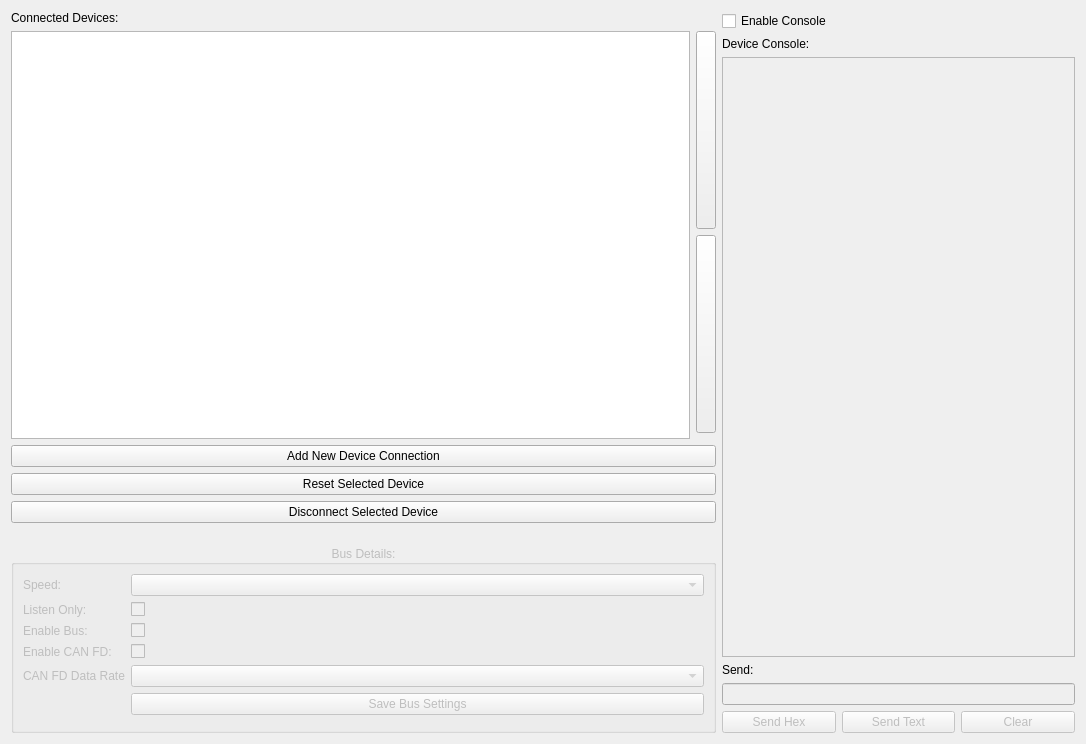
<?xml version="1.0" encoding="UTF-8"?>
<ui version="4.0">
 <class>ConnectionWindow</class>
 <widget class="QWidget" name="ConnectionWindow">
  <property name="enabled">
   <bool>true</bool>
  </property>
  <property name="geometry">
   <rect>
    <x>0</x>
    <y>0</y>
    <width>1086</width>
    <height>744</height>
   </rect>
  </property>
  <property name="windowTitle">
   <string>Connection Settings</string>
  </property>
  <layout class="QHBoxLayout" name="horizontalLayout_2" stretch="2,1">
   <property name="sizeConstraint">
    <enum>QLayout::SizeConstraint::SetDefaultConstraint</enum>
   </property>
   <item>
    <layout class="QGridLayout" name="gridLayout" columnstretch="1,0">
     <property name="sizeConstraint">
      <enum>QLayout::SizeConstraint::SetMaximumSize</enum>
     </property>
     <item row="6" column="0" colspan="2">
      <widget class="QPushButton" name="btnDisconnect">
       <property name="text">
        <string>Disconnect Selected Device</string>
       </property>
      </widget>
     </item>
     <item row="5" column="0" colspan="2">
      <widget class="QPushButton" name="btnResetConn">
       <property name="text">
        <string>Reset Selected Device</string>
       </property>
      </widget>
     </item>
     <item row="1" column="0" rowspan="3">
      <widget class="QTableView" name="tableConnections">
       <property name="alternatingRowColors">
        <bool>true</bool>
       </property>
       <property name="selectionMode">
        <enum>QAbstractItemView::SelectionMode::SingleSelection</enum>
       </property>
       <property name="selectionBehavior">
        <enum>QAbstractItemView::SelectionBehavior::SelectRows</enum>
       </property>
      </widget>
     </item>
     <item row="7" column="0" colspan="2">
      <spacer name="verticalSpacer_groupBus">
       <property name="orientation">
        <enum>Qt::Orientation::Vertical</enum>
       </property>
       <property name="sizeType">
        <enum>QSizePolicy::Policy::Fixed</enum>
       </property>
       <property name="sizeHint" stdset="0">
        <size>
         <width>20</width>
         <height>16</height>
        </size>
       </property>
      </spacer>
     </item>
     <item row="8" column="0" colspan="2">
      <widget class="QGroupBox" name="groupBus">
       <property name="enabled">
        <bool>false</bool>
       </property>
       <property name="title">
        <string>Bus Details:</string>
       </property>
       <property name="alignment">
        <set>Qt::AlignmentFlag::AlignCenter</set>
       </property>
       <layout class="QVBoxLayout" name="qhBox20">
        <item>
         <layout class="QFormLayout" name="formLayout_2">
          <item row="0" column="0">
           <widget class="QLabel" name="label_10">
            <property name="text">
             <string>Speed:</string>
            </property>
           </widget>
          </item>
          <item row="0" column="1">
           <widget class="QComboBox" name="cbBusSpeed"/>
          </item>
          <item row="1" column="0">
           <widget class="QLabel" name="label_11">
            <property name="text">
             <string>Listen Only:</string>
            </property>
           </widget>
          </item>
          <item row="1" column="1">
           <widget class="QCheckBox" name="ckListenOnly">
            <property name="text">
             <string/>
            </property>
           </widget>
          </item>
          <item row="2" column="0">
           <widget class="QLabel" name="label_14">
            <property name="text">
             <string>Enable Bus:</string>
            </property>
           </widget>
          </item>
          <item row="2" column="1">
           <widget class="QCheckBox" name="ckEnable">
            <property name="text">
             <string/>
            </property>
           </widget>
          </item>
          <item row="5" column="1">
           <widget class="QPushButton" name="btnSaveBus">
            <property name="text">
             <string>Save Bus Settings</string>
            </property>
           </widget>
          </item>
          <item row="3" column="1">
           <widget class="QCheckBox" name="canFDEnable"/>
          </item>
          <item row="3" column="0">
           <widget class="QLabel" name="canFDEnable_label">
            <property name="text">
             <string>Enable CAN FD:</string>
            </property>
           </widget>
          </item>
          <item row="4" column="1">
           <widget class="QComboBox" name="cbDataRate"/>
          </item>
          <item row="4" column="0">
           <widget class="QLabel" name="dataRate_label">
            <property name="text">
             <string>CAN FD Data Rate</string>
            </property>
           </widget>
          </item>
         </layout>
        </item>
        <item>
         <widget class="QTabBar" name="tabBuses" native="true"/>
        </item>
       </layout>
      </widget>
     </item>
     <item row="2" column="1">
      <widget class="QPushButton" name="btnMoveDown">
       <property name="enabled">
        <bool>true</bool>
       </property>
       <property name="sizePolicy">
        <sizepolicy hsizetype="Minimum" vsizetype="Expanding">
         <horstretch>0</horstretch>
         <verstretch>0</verstretch>
        </sizepolicy>
       </property>
       <property name="maximumSize">
        <size>
         <width>20</width>
         <height>16777215</height>
        </size>
       </property>
       <property name="text">
        <string/>
       </property>
       <property name="icon">
        <iconset resource="../../resources/icons.qrc">
         <normaloff>:/icons/images/move_down.png</normaloff>:/icons/images/move_down.png</iconset>
       </property>
      </widget>
     </item>
     <item row="0" column="0">
      <widget class="QLabel" name="label_4">
       <property name="text">
        <string>Connected Devices:</string>
       </property>
      </widget>
     </item>
     <item row="4" column="0" colspan="2">
      <widget class="QPushButton" name="btnNewConnection">
       <property name="text">
        <string>Add New Device Connection</string>
       </property>
      </widget>
     </item>
     <item row="1" column="1">
      <widget class="QPushButton" name="btnMoveUp">
       <property name="enabled">
        <bool>true</bool>
       </property>
       <property name="sizePolicy">
        <sizepolicy hsizetype="Minimum" vsizetype="Expanding">
         <horstretch>0</horstretch>
         <verstretch>0</verstretch>
        </sizepolicy>
       </property>
       <property name="maximumSize">
        <size>
         <width>20</width>
         <height>16777215</height>
        </size>
       </property>
       <property name="text">
        <string/>
       </property>
       <property name="icon">
        <iconset resource="../../resources/icons.qrc">
         <normaloff>:/icons/images/move_up.png</normaloff>:/icons/images/move_up.png</iconset>
       </property>
       <property name="iconSize">
        <size>
         <width>16</width>
         <height>16</height>
        </size>
       </property>
      </widget>
     </item>
    </layout>
   </item>
   <item>
    <layout class="QVBoxLayout" name="verticalLayout">
     <property name="sizeConstraint">
      <enum>QLayout::SizeConstraint::SetNoConstraint</enum>
     </property>
     <item>
      <widget class="QCheckBox" name="ckEnableConsole">
       <property name="text">
        <string>Enable Console</string>
       </property>
      </widget>
     </item>
     <item>
      <widget class="QLabel" name="label">
       <property name="text">
        <string>Device Console:</string>
       </property>
      </widget>
     </item>
     <item>
      <widget class="QTextBrowser" name="textConsole">
       <property name="enabled">
        <bool>false</bool>
       </property>
      </widget>
     </item>
     <item>
      <widget class="QLabel" name="label_3">
       <property name="text">
        <string>Send:</string>
       </property>
      </widget>
     </item>
     <item>
      <widget class="QLineEdit" name="lineSend">
       <property name="enabled">
        <bool>false</bool>
       </property>
      </widget>
     </item>
     <item>
      <layout class="QHBoxLayout" name="horizontalLayout_9">
       <item>
        <widget class="QPushButton" name="btnSendHex">
         <property name="enabled">
          <bool>false</bool>
         </property>
         <property name="text">
          <string>Send Hex</string>
         </property>
        </widget>
       </item>
       <item>
        <widget class="QPushButton" name="btnSendText">
         <property name="enabled">
          <bool>false</bool>
         </property>
         <property name="text">
          <string>Send Text</string>
         </property>
        </widget>
       </item>
       <item>
        <widget class="QPushButton" name="btnClearDebug">
         <property name="enabled">
          <bool>false</bool>
         </property>
         <property name="text">
          <string>Clear</string>
         </property>
        </widget>
       </item>
      </layout>
     </item>
    </layout>
   </item>
  </layout>
 </widget>
 <customwidgets>
  <customwidget>
   <class>QTabBar</class>
   <extends>QWidget</extends>
   <header>qtabbar.h</header>
  </customwidget>
 </customwidgets>
 <resources>
  <include location="../../resources/icons.qrc"/>
 </resources>
 <connections/>
</ui>
